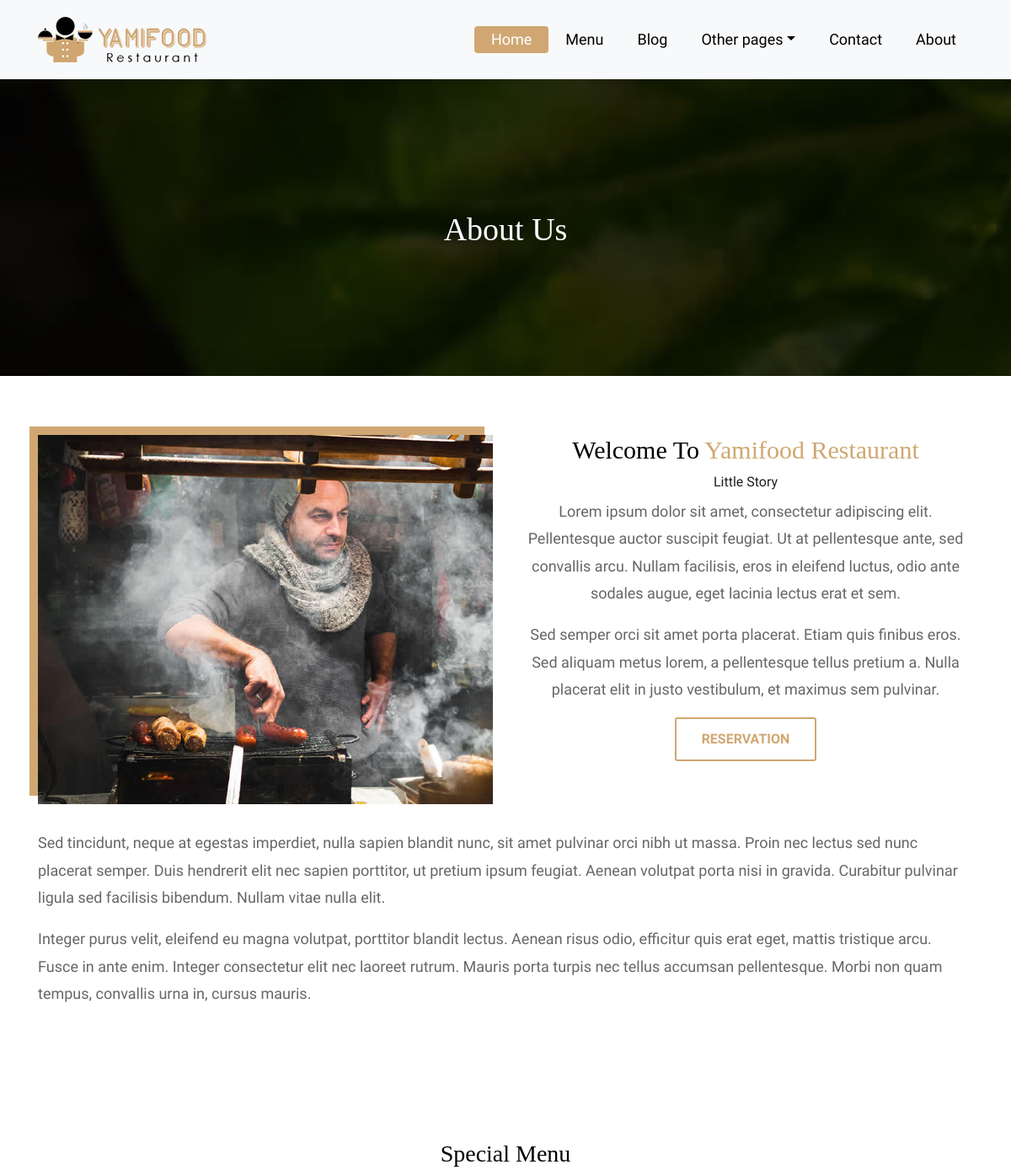
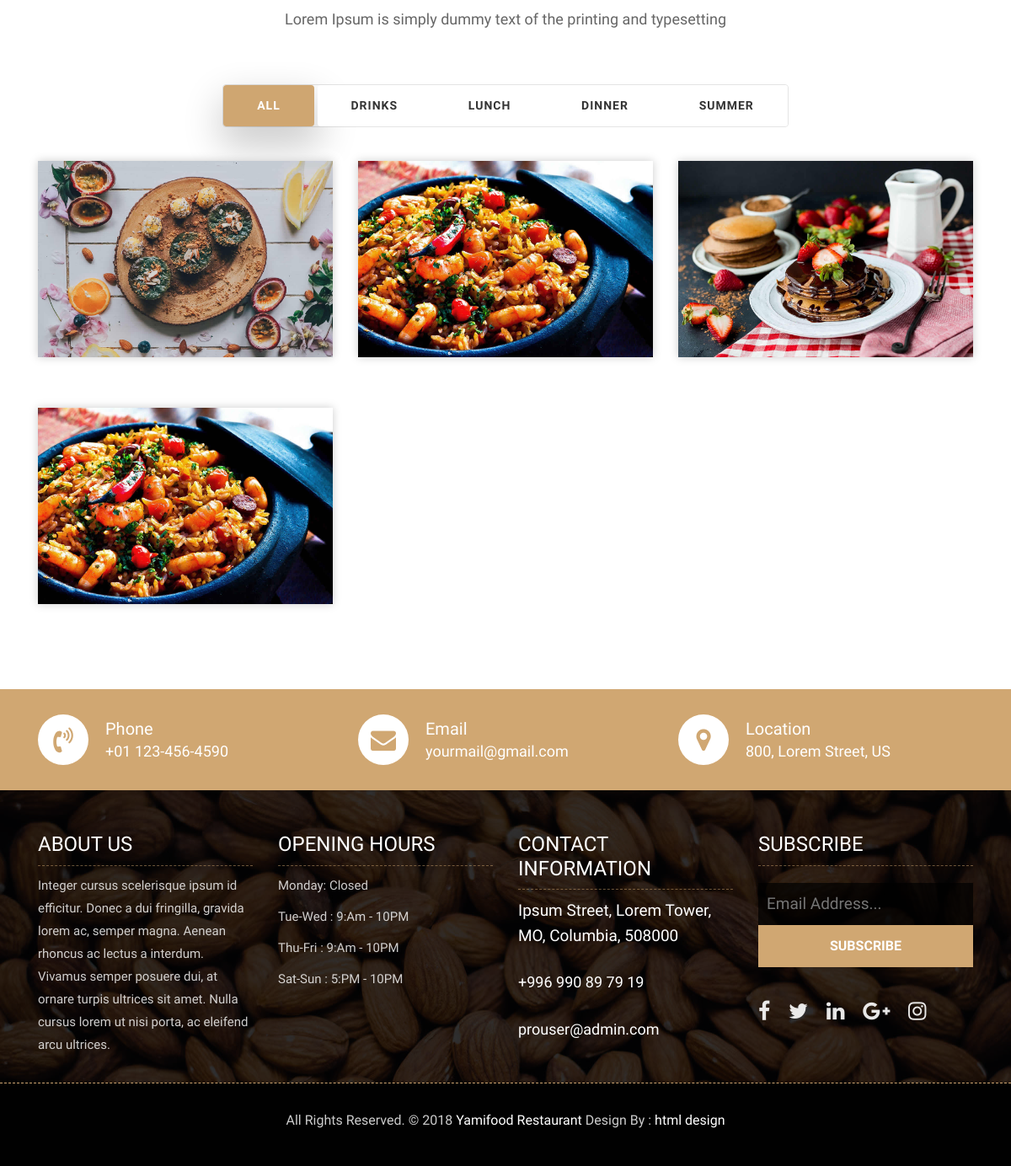
Screenshot of /aboutus/ with the database file from the repository (2 pictures, top to bottom).
### meals/models.py (models this page shows, shortened)
class Category(models.Model):
    name = models.CharField(max_length=30)
    class Meta:
        verbose_name = 'category'
        verbose_name_plural = 'categories'

class Meal(models.Model):
    name = models.CharField(max_length=200)
    description = models.TextField(max_length=500)
    people = models.IntegerField()
    price = models.DecimalField(decimal_places=2, max_digits=5)
    category = models.ForeignKey('Category' , on_delete=models.SET_NULL , null=True)
    preperation_time = models.IntegerField()
    image = models.ImageField(upload_to="meals/")
    slug = models.SlugField(null=True, blank=True)
    class Meta:
        ordering = ["name"]

### aboutus/views.py (the view)
# urls.py: path('', AboutUsView.as_view(), name='aboutus'),
class AboutUsView(ListView):
    queryset = Meal.objects.all()
    template_name = 'aboutus/aboutus.html'
    context_object_name = "meals"
    def get_context_data(self, *args,**kwargs):
        context = super().get_context_data(*args, **kwargs)
        category = Category.objects.all().distinct()
        reviewer = Reviewer.objects.all()
        context['categories'] = category
        context['first_reviewer'] = reviewer[0]
        context['reviewers'] = reviewer[1:]
        return context

### aboutus/templates/aboutus/aboutus.html (shortened to what this page needs)
{% extends 'base.html' %}
{% load static %}
{% block content %}
<body>
	<div class="all-page-title page-breadcrumb">
		<div class="container text-center">
			<div class="row">
				<div class="col-lg-12">
					<h1>About Us</h1>
				</div>
			</div>
		</div>
	</div>
	<div class="about-section-box">
		<div class="container">
			<div class="row">
				<div class="col-lg-6 col-md-6">
					<img src="{% static 'site_static/images/about-img.jpg'%}" alt="" class="img-fluid">
				</div>
				<div class="col-lg-6 col-md-6 text-center">
					<div class="inner-column">
						<h1>Welcome To <span>Yamifood Restaurant</span></h1>
						<h4>Little Story</h4>
						<p>Lorem ipsum dolor sit amet, consectetur adipiscing elit. Pellentesque auctor suscipit feugiat. Ut at pellentesque ante, sed convallis arcu. Nullam facilisis, eros in eleifend luctus, odio ante sodales augue, eget lacinia lectus erat et sem. </p>
						<p>Sed semper orci sit amet porta placerat. Etiam quis finibus eros. Sed aliquam metus lorem, a pellentesque tellus pretium a. Nulla placerat elit in justo vestibulum, et maximus sem pulvinar.</p>
						<a class="btn btn-lg btn-circle btn-outline-new-white" href="#">Reservation</a>
					</div>
				</div>
				<div class="col-md-12">
					<div class="inner-pt">
						<p>Sed tincidunt, neque at egestas imperdiet, nulla sapien blandit nunc, sit amet pulvinar orci nibh ut massa. Proin nec lectus sed nunc placerat semper. Duis hendrerit elit nec sapien porttitor, ut pretium ipsum feugiat. Aenean volutpat porta nisi in gravida. Curabitur pulvinar ligula sed facilisis bibendum. Nullam vitae nulla elit. </p>
						<p>Integer purus velit, eleifend eu magna volutpat, porttitor blandit lectus. Aenean risus odio, efficitur quis erat eget, mattis tristique arcu. Fusce in ante enim. Integer consectetur elit nec laoreet rutrum. Mauris porta turpis nec tellus accumsan pellentesque. Morbi non quam tempus, convallis urna in, cursus mauris. </p>
					</div>
				</div>
			</div>
		</div>
	</div>
	<div class="menu-box">
		<div class="container">
			<div class="row">
				<div class="col-lg-12">
					<div class="heading-title text-center">
						<h2>Special Menu</h2>
						<p>Lorem Ipsum is simply dummy text of the printing and typesetting</p>
					</div>
				</div>
			</div>
			<div class="row">
				<div class="col-lg-12">
					<div class="special-menu text-center">
						<div class="button-group filter-button-group">
							<button class="active" data-filter="*">All</button>
							{% for category in categories %}
								<button data-filter=".{{category.name}}">{{category.name}}</button>
							{% endfor %}
						</div>
					</div>
				</div>
			</div>
			<div class="row special-list">
				{% for category in categories %}
					{% for meal in meals %}
						{%if meal.category == category%}
								<div class="col-lg-4 col-md-6 special-grid {{category.name}}">
									<div class="gallery-single fix">
										<img src="{{meal.image.url}}" class="img-fluid" alt="Image">
									</div>
								</div>
						{% endif %}
					{% endfor %}
				{% endfor %}
			</div>
		</div>
	</div>
</body>
{% endblock %}

### static/site_static/css/style.css (style rules this page uses)
body { color: #666666; font-size: 15px; font-family: 'Athiti', sans-serif; line-height: 1.80857; }
a { color: #1f1f1f; text-decoration: none !important; outline: none !important; -webkit-transition: all .3s ease-in-out; -moz-transition: all .3s ease-in-out; -ms-transition: all .3s ease-in-out; -o-transition: all .3s ease-in-out; transition: all .3s ease-in-out; }
h1, h2, h3, h4, h5, h6 { letter-spacing: 0; font-weight: normal; position: relative; padding: 0 0 10px 0; font-weight: normal; line-height: 120% !important; color: #1f1f1f; margin: 0 }
h1 { font-size: 24px }
h2 { font-size: 22px }
h4 { font-size: 16px }
a { color: #1f1f1f; text-decoration: none; outline: none; }
a, .btn { text-decoration: none !important; outline: none !important; -webkit-transition: all .3s ease-in-out; -moz-transition: all .3s ease-in-out; -ms-transition: all .3s ease-in-out; -o-transition: all .3s ease-in-out; transition: all .3s ease-in-out; }
.btn { text-transform: uppercase; padding: 19px 36px; }
.btn { display: inline-block; font-weight: 600; text-align: center; white-space: nowrap; vertical-align: middle; -webkit-user-select: none; -moz-user-select: none; -ms-user-select: none; user-select: none; border: 2px solid transparent; padding: 12px 30px; font-size: 16px; line-height: 1.5; border-radius: .1875rem; transition: color .15s ease-in-out, background-color .15s ease-in-out, border-color .15s ease-in-out, box-shadow .15s ease-in-out; }
.btn-outline-new-white { color: #fff; background-color: transparent; background-image: none; border-color: #cfa671; }
.about-section-box { padding: 70px 0px; }
.about-section-box .img-fluid { box-shadow: -10px -10px 0px #d0a772; }
.inner-column h1 { font-family: 'Arbutus Slab', serif; font-size: 30px; color: #010101; }
.inner-column h1 span { color: #d0a772; }
.inner-column h4 { font-size: 16px; font-weight: 500; }
.inner-column p { font-size: 18px; }
.inner-column .btn-outline-new-white { color: #d0a772; }
.menu-box { padding: 70px 0px; }
.heading-title { margin-bottom: 50px; }
.heading-title h2 { color: #010101; font-size: 28px; font-family: 'Arbutus Slab', serif; }
.heading-title p { font-size: 18px; font-weight: 200; margin: 0px; }
.filter-button-group { border: 1px solid #e4e4e4; border-radius: 4px; margin: 10px 15px; display: inline-block; }
.filter-button-group button { color: #333; letter-spacing: 1px; text-transform: uppercase; font-weight: 600; font-size: 14px; cursor: pointer; background: #fff; padding: 12px 40px; border: none; border-radius: 4px; }
.filter-button-group button.active { background: #cfa671; color: #fff; box-shadow: 2px 20px 45px 5px rgba(0,0,0,.2); }
.gallery-single { margin: 30px 0px; }
.gallery-single { position: relative; overflow: hidden; -webkit-box-shadow: 0 0 10px #ccc; box-shadow: 0 0 10px #ccc; }
.page-breadcrumb { padding: 250px 0 150px; background: url(../images/all-bg.jpg) no-repeat; background-attachment: fixed; background-size: cover; background-position: 0 0; position: relative; }
.all-page-title .container { position: relative; z-index: 2; }
.all-page-title::before { background: #010101; content: ""; height: 100%; left: 0; position: absolute; top: 0; width: 100%; z-index: 1; opacity: 0.8; }
.all-page-title h1 { font-size: 38px; color: #ffffff; font-family: 'Arbutus Slab', serif; padding: 0px; }
.inner-pt { margin-top: 30px; }
.inner-pt p { font-size: 18px; }

### rows the page displays
Category: name "DRINKS"
Category: name "LUNCH"
Category: name "DINNER"
Category: name "SUMMER"
Meal: image (picture)
Meal: image (picture)
Meal: image (picture)
Meal: image (picture)
